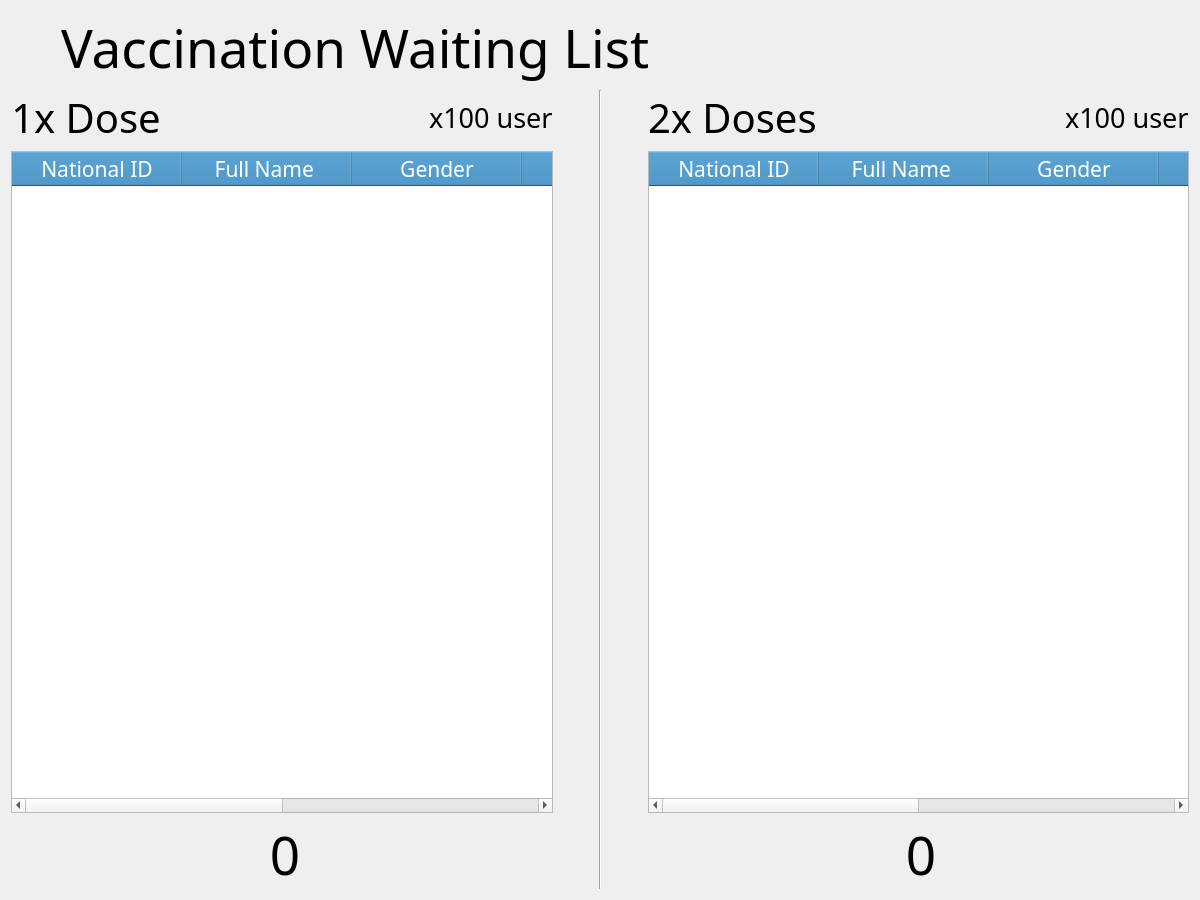
<?xml version="1.0" encoding="UTF-8"?>
<ui version="4.0">
 <class>WaitingListView</class>
 <widget class="QMainWindow" name="WaitingListView">
  <property name="geometry">
   <rect>
    <x>0</x>
    <y>0</y>
    <width>1200</width>
    <height>900</height>
   </rect>
  </property>
  <property name="minimumSize">
   <size>
    <width>1200</width>
    <height>900</height>
   </size>
  </property>
  <property name="windowTitle">
   <string>WaitingListView</string>
  </property>
  <widget class="QWidget" name="centralWidget">
   <layout class="QVBoxLayout" name="verticalLayout">
    <item>
     <layout class="QHBoxLayout" name="headerHLayout" stretch="0,1,0,0">
      <item>
       <widget class="QLabel" name="headerLbl">
        <property name="font">
         <font>
          <family>Berlin Sans FB</family>
          <pointsize>40</pointsize>
         </font>
        </property>
        <property name="text">
         <string>Vaccination Waiting List</string>
        </property>
        <property name="margin">
         <number>0</number>
        </property>
        <property name="indent">
         <number>50</number>
        </property>
       </widget>
      </item>
      <item>
       <spacer name="headerSpacer_MH">
        <property name="orientation">
         <enum>Qt::Horizontal</enum>
        </property>
        <property name="sizeHint" stdset="0">
         <size>
          <width>40</width>
          <height>20</height>
         </size>
        </property>
       </spacer>
      </item>
      <item>
       <widget class="QPushButton" name="backBtn">
        <property name="text">
         <string/>
        </property>
        <property name="icon">
         <iconset resource="../../WidgetsStack.qrc">
          <normaloff>:/WidgetsStack/Assets/back-button.png</normaloff>:/WidgetsStack/Assets/back-button.png</iconset>
        </property>
        <property name="iconSize">
         <size>
          <width>80</width>
          <height>80</height>
         </size>
        </property>
        <property name="flat">
         <bool>true</bool>
        </property>
       </widget>
      </item>
      <item>
       <spacer name="headerSpacer_RH">
        <property name="orientation">
         <enum>Qt::Horizontal</enum>
        </property>
        <property name="sizeHint" stdset="0">
         <size>
          <width>40</width>
          <height>20</height>
         </size>
        </property>
       </spacer>
      </item>
     </layout>
    </item>
    <item>
     <layout class="QHBoxLayout" name="middleHLayout" stretch="3,0,0,0,3">
      <item>
       <layout class="QVBoxLayout" name="dose1VLayout">
        <item>
         <layout class="QHBoxLayout" name="horizontalLayout_2">
          <item>
           <widget class="QLabel" name="dose1HeaderLbl">
            <property name="font">
             <font>
              <family>Berlin Sans FB</family>
              <pointsize>30</pointsize>
             </font>
            </property>
            <property name="text">
             <string>1x Dose</string>
            </property>
            <property name="alignment">
             <set>Qt::AlignCenter</set>
            </property>
            <property name="margin">
             <number>0</number>
            </property>
            <property name="indent">
             <number>0</number>
            </property>
           </widget>
          </item>
          <item>
           <spacer name="horizontalSpacer_8">
            <property name="orientation">
             <enum>Qt::Horizontal</enum>
            </property>
            <property name="sizeHint" stdset="0">
             <size>
              <width>40</width>
              <height>20</height>
             </size>
            </property>
           </spacer>
          </item>
          <item>
           <widget class="QLabel" name="dose1CountLbl">
            <property name="font">
             <font>
              <family>Berlin Sans FB</family>
              <pointsize>20</pointsize>
             </font>
            </property>
            <property name="text">
             <string>x100 user</string>
            </property>
            <property name="alignment">
             <set>Qt::AlignLeading|Qt::AlignLeft|Qt::AlignVCenter</set>
            </property>
            <property name="margin">
             <number>0</number>
            </property>
            <property name="indent">
             <number>0</number>
            </property>
           </widget>
          </item>
         </layout>
        </item>
        <item>
         <widget class="QTableWidget" name="dose1Table">
          <property name="maximumSize">
           <size>
            <width>16777215</width>
            <height>16777215</height>
           </size>
          </property>
          <property name="font">
           <font>
            <pointsize>12</pointsize>
           </font>
          </property>
          <property name="styleSheet">
           <string notr="true">QTableWidget {
alternate-background-color: rgb(102, 147, 206);
}


QHeaderView::section { 
color:white; 
background-color:#297EB7; 
}</string>
          </property>
          <property name="horizontalScrollBarPolicy">
           <enum>Qt::ScrollBarAsNeeded</enum>
          </property>
          <property name="editTriggers">
           <set>QAbstractItemView::NoEditTriggers</set>
          </property>
          <property name="showDropIndicator" stdset="0">
           <bool>false</bool>
          </property>
          <property name="dragDropOverwriteMode">
           <bool>false</bool>
          </property>
          <property name="alternatingRowColors">
           <bool>true</bool>
          </property>
          <property name="selectionMode">
           <enum>QAbstractItemView::NoSelection</enum>
          </property>
          <property name="selectionBehavior">
           <enum>QAbstractItemView::SelectRows</enum>
          </property>
          <property name="sortingEnabled">
           <bool>true</bool>
          </property>
          <property name="cornerButtonEnabled">
           <bool>false</bool>
          </property>
          <property name="rowCount">
           <number>0</number>
          </property>
          <attribute name="horizontalHeaderCascadingSectionResizes">
           <bool>false</bool>
          </attribute>
          <attribute name="horizontalHeaderMinimumSectionSize">
           <number>70</number>
          </attribute>
          <attribute name="horizontalHeaderDefaultSectionSize">
           <number>170</number>
          </attribute>
          <attribute name="horizontalHeaderHighlightSections">
           <bool>false</bool>
          </attribute>
          <attribute name="horizontalHeaderShowSortIndicator" stdset="0">
           <bool>true</bool>
          </attribute>
          <attribute name="horizontalHeaderStretchLastSection">
           <bool>true</bool>
          </attribute>
          <attribute name="verticalHeaderVisible">
           <bool>false</bool>
          </attribute>
          <column>
           <property name="text">
            <string>National ID</string>
           </property>
           <property name="font">
            <font>
             <family>Berlin Sans FB</family>
             <pointsize>16</pointsize>
            </font>
           </property>
          </column>
          <column>
           <property name="text">
            <string>Full Name </string>
           </property>
           <property name="font">
            <font>
             <family>Berlin Sans FB</family>
             <pointsize>16</pointsize>
            </font>
           </property>
          </column>
          <column>
           <property name="text">
            <string>Gender</string>
           </property>
           <property name="font">
            <font>
             <family>Berlin Sans FB</family>
             <pointsize>16</pointsize>
            </font>
           </property>
          </column>
          <column>
           <property name="text">
            <string>Age</string>
           </property>
           <property name="font">
            <font>
             <family>Berlin Sans FB</family>
             <pointsize>16</pointsize>
            </font>
           </property>
          </column>
          <column>
           <property name="text">
            <string>Country</string>
           </property>
           <property name="font">
            <font>
             <family>Berlin Sans FB</family>
             <pointsize>16</pointsize>
            </font>
           </property>
          </column>
          <column>
           <property name="text">
            <string>Government</string>
           </property>
           <property name="font">
            <font>
             <family>Berlin Sans FB</family>
             <pointsize>16</pointsize>
            </font>
           </property>
          </column>
         </widget>
        </item>
        <item>
         <layout class="QHBoxLayout" name="dose1NavHLayout" stretch="4,2,2,2,2,2">
          <item>
           <spacer name="horizontalSpacer_4">
            <property name="orientation">
             <enum>Qt::Horizontal</enum>
            </property>
            <property name="sizeHint" stdset="0">
             <size>
              <width>40</width>
              <height>20</height>
             </size>
            </property>
           </spacer>
          </item>
          <item>
           <widget class="QPushButton" name="dose1PreviousBtn">
            <property name="enabled">
             <bool>false</bool>
            </property>
            <property name="minimumSize">
             <size>
              <width>70</width>
              <height>70</height>
             </size>
            </property>
            <property name="maximumSize">
             <size>
              <width>70</width>
              <height>70</height>
             </size>
            </property>
            <property name="text">
             <string/>
            </property>
            <property name="icon">
             <iconset resource="../../WidgetsStack.qrc">
              <normaloff>:/WidgetsStack/Assets/previous-icon.png</normaloff>:/WidgetsStack/Assets/previous-icon.png</iconset>
            </property>
            <property name="iconSize">
             <size>
              <width>70</width>
              <height>70</height>
             </size>
            </property>
            <property name="flat">
             <bool>true</bool>
            </property>
           </widget>
          </item>
          <item>
           <widget class="QLabel" name="dose1CurrentTabLbl">
            <property name="minimumSize">
             <size>
              <width>70</width>
              <height>70</height>
             </size>
            </property>
            <property name="maximumSize">
             <size>
              <width>70</width>
              <height>70</height>
             </size>
            </property>
            <property name="font">
             <font>
              <family>Berlin Sans FB</family>
              <pointsize>40</pointsize>
              <kerning>false</kerning>
             </font>
            </property>
            <property name="text">
             <string>0</string>
            </property>
            <property name="alignment">
             <set>Qt::AlignCenter</set>
            </property>
           </widget>
          </item>
          <item>
           <widget class="QPushButton" name="dose1NextBtn">
            <property name="minimumSize">
             <size>
              <width>70</width>
              <height>70</height>
             </size>
            </property>
            <property name="maximumSize">
             <size>
              <width>70</width>
              <height>70</height>
             </size>
            </property>
            <property name="text">
             <string/>
            </property>
            <property name="icon">
             <iconset resource="../../WidgetsStack.qrc">
              <normaloff>:/WidgetsStack/Assets/next-icon - Copy.png</normaloff>:/WidgetsStack/Assets/next-icon - Copy.png</iconset>
            </property>
            <property name="iconSize">
             <size>
              <width>70</width>
              <height>70</height>
             </size>
            </property>
            <property name="flat">
             <bool>true</bool>
            </property>
           </widget>
          </item>
          <item>
           <spacer name="horizontalSpacer">
            <property name="orientation">
             <enum>Qt::Horizontal</enum>
            </property>
            <property name="sizeHint" stdset="0">
             <size>
              <width>40</width>
              <height>20</height>
             </size>
            </property>
           </spacer>
          </item>
          <item>
           <widget class="QPushButton" name="dose1FinishBtn">
            <property name="minimumSize">
             <size>
              <width>70</width>
              <height>70</height>
             </size>
            </property>
            <property name="maximumSize">
             <size>
              <width>70</width>
              <height>70</height>
             </size>
            </property>
            <property name="text">
             <string/>
            </property>
            <property name="icon">
             <iconset resource="../../WidgetsStack.qrc">
              <normaloff>:/WidgetsStack/Assets/correct-icon.png</normaloff>:/WidgetsStack/Assets/correct-icon.png</iconset>
            </property>
            <property name="iconSize">
             <size>
              <width>70</width>
              <height>70</height>
             </size>
            </property>
            <property name="flat">
             <bool>true</bool>
            </property>
           </widget>
          </item>
         </layout>
        </item>
       </layout>
      </item>
      <item>
       <spacer name="horizontalSpacer_2">
        <property name="orientation">
         <enum>Qt::Horizontal</enum>
        </property>
        <property name="sizeHint" stdset="0">
         <size>
          <width>40</width>
          <height>20</height>
         </size>
        </property>
       </spacer>
      </item>
      <item>
       <widget class="Line" name="line">
        <property name="orientation">
         <enum>Qt::Vertical</enum>
        </property>
       </widget>
      </item>
      <item>
       <spacer name="horizontalSpacer_3">
        <property name="orientation">
         <enum>Qt::Horizontal</enum>
        </property>
        <property name="sizeHint" stdset="0">
         <size>
          <width>40</width>
          <height>20</height>
         </size>
        </property>
       </spacer>
      </item>
      <item>
       <layout class="QVBoxLayout" name="dose2VLayout">
        <item>
         <layout class="QHBoxLayout" name="horizontalLayout">
          <item>
           <widget class="QLabel" name="dose2HeaderLbl">
            <property name="font">
             <font>
              <family>Berlin Sans FB</family>
              <pointsize>30</pointsize>
             </font>
            </property>
            <property name="text">
             <string>2x Doses</string>
            </property>
            <property name="alignment">
             <set>Qt::AlignLeading|Qt::AlignLeft|Qt::AlignVCenter</set>
            </property>
            <property name="margin">
             <number>0</number>
            </property>
            <property name="indent">
             <number>0</number>
            </property>
           </widget>
          </item>
          <item>
           <spacer name="horizontalSpacer_7">
            <property name="orientation">
             <enum>Qt::Horizontal</enum>
            </property>
            <property name="sizeHint" stdset="0">
             <size>
              <width>40</width>
              <height>20</height>
             </size>
            </property>
           </spacer>
          </item>
          <item>
           <widget class="QLabel" name="dose2CountLbl">
            <property name="font">
             <font>
              <family>Berlin Sans FB</family>
              <pointsize>20</pointsize>
             </font>
            </property>
            <property name="text">
             <string>x100 user</string>
            </property>
            <property name="alignment">
             <set>Qt::AlignLeading|Qt::AlignLeft|Qt::AlignVCenter</set>
            </property>
            <property name="margin">
             <number>0</number>
            </property>
            <property name="indent">
             <number>0</number>
            </property>
           </widget>
          </item>
         </layout>
        </item>
        <item>
         <widget class="QTableWidget" name="dose2Table">
          <property name="maximumSize">
           <size>
            <width>16777215</width>
            <height>16777215</height>
           </size>
          </property>
          <property name="font">
           <font>
            <pointsize>12</pointsize>
           </font>
          </property>
          <property name="styleSheet">
           <string notr="true">QTableWidget {
alternate-background-color: rgb(102, 147, 206);
}


QHeaderView::section { 
color:white; 
background-color:#297EB7; 
}</string>
          </property>
          <property name="horizontalScrollBarPolicy">
           <enum>Qt::ScrollBarAsNeeded</enum>
          </property>
          <property name="editTriggers">
           <set>QAbstractItemView::NoEditTriggers</set>
          </property>
          <property name="showDropIndicator" stdset="0">
           <bool>false</bool>
          </property>
          <property name="dragDropOverwriteMode">
           <bool>false</bool>
          </property>
          <property name="alternatingRowColors">
           <bool>true</bool>
          </property>
          <property name="selectionMode">
           <enum>QAbstractItemView::NoSelection</enum>
          </property>
          <property name="selectionBehavior">
           <enum>QAbstractItemView::SelectRows</enum>
          </property>
          <property name="sortingEnabled">
           <bool>true</bool>
          </property>
          <property name="cornerButtonEnabled">
           <bool>false</bool>
          </property>
          <property name="rowCount">
           <number>0</number>
          </property>
          <attribute name="horizontalHeaderCascadingSectionResizes">
           <bool>false</bool>
          </attribute>
          <attribute name="horizontalHeaderMinimumSectionSize">
           <number>70</number>
          </attribute>
          <attribute name="horizontalHeaderDefaultSectionSize">
           <number>170</number>
          </attribute>
          <attribute name="horizontalHeaderHighlightSections">
           <bool>false</bool>
          </attribute>
          <attribute name="horizontalHeaderShowSortIndicator" stdset="0">
           <bool>true</bool>
          </attribute>
          <attribute name="horizontalHeaderStretchLastSection">
           <bool>true</bool>
          </attribute>
          <attribute name="verticalHeaderVisible">
           <bool>false</bool>
          </attribute>
          <column>
           <property name="text">
            <string>National ID</string>
           </property>
           <property name="font">
            <font>
             <family>Berlin Sans FB</family>
             <pointsize>16</pointsize>
            </font>
           </property>
          </column>
          <column>
           <property name="text">
            <string>Full Name </string>
           </property>
           <property name="font">
            <font>
             <family>Berlin Sans FB</family>
             <pointsize>16</pointsize>
            </font>
           </property>
          </column>
          <column>
           <property name="text">
            <string>Gender</string>
           </property>
           <property name="font">
            <font>
             <family>Berlin Sans FB</family>
             <pointsize>16</pointsize>
            </font>
           </property>
          </column>
          <column>
           <property name="text">
            <string>Age</string>
           </property>
           <property name="font">
            <font>
             <family>Berlin Sans FB</family>
             <pointsize>16</pointsize>
            </font>
           </property>
          </column>
          <column>
           <property name="text">
            <string>Country</string>
           </property>
           <property name="font">
            <font>
             <family>Berlin Sans FB</family>
             <pointsize>16</pointsize>
            </font>
           </property>
          </column>
          <column>
           <property name="text">
            <string>Government</string>
           </property>
           <property name="font">
            <font>
             <family>Berlin Sans FB</family>
             <pointsize>16</pointsize>
            </font>
           </property>
          </column>
         </widget>
        </item>
        <item>
         <layout class="QHBoxLayout" name="dose2NavHLayout" stretch="4,2,2,2,2,2">
          <item>
           <spacer name="horizontalSpacer_5">
            <property name="orientation">
             <enum>Qt::Horizontal</enum>
            </property>
            <property name="sizeHint" stdset="0">
             <size>
              <width>40</width>
              <height>20</height>
             </size>
            </property>
           </spacer>
          </item>
          <item>
           <widget class="QPushButton" name="dose2PreviousBtn">
            <property name="enabled">
             <bool>false</bool>
            </property>
            <property name="minimumSize">
             <size>
              <width>70</width>
              <height>70</height>
             </size>
            </property>
            <property name="maximumSize">
             <size>
              <width>70</width>
              <height>70</height>
             </size>
            </property>
            <property name="text">
             <string/>
            </property>
            <property name="icon">
             <iconset resource="../../WidgetsStack.qrc">
              <normaloff>:/WidgetsStack/Assets/previous-icon.png</normaloff>:/WidgetsStack/Assets/previous-icon.png</iconset>
            </property>
            <property name="iconSize">
             <size>
              <width>70</width>
              <height>70</height>
             </size>
            </property>
            <property name="flat">
             <bool>true</bool>
            </property>
           </widget>
          </item>
          <item>
           <widget class="QLabel" name="dose2CurrentTabLbl">
            <property name="minimumSize">
             <size>
              <width>70</width>
              <height>70</height>
             </size>
            </property>
            <property name="maximumSize">
             <size>
              <width>70</width>
              <height>70</height>
             </size>
            </property>
            <property name="font">
             <font>
              <family>Berlin Sans FB</family>
              <pointsize>40</pointsize>
              <kerning>false</kerning>
             </font>
            </property>
            <property name="text">
             <string>0</string>
            </property>
            <property name="alignment">
             <set>Qt::AlignCenter</set>
            </property>
           </widget>
          </item>
          <item>
           <widget class="QPushButton" name="dose2NextBtn">
            <property name="minimumSize">
             <size>
              <width>70</width>
              <height>70</height>
             </size>
            </property>
            <property name="maximumSize">
             <size>
              <width>70</width>
              <height>70</height>
             </size>
            </property>
            <property name="text">
             <string/>
            </property>
            <property name="icon">
             <iconset resource="../../WidgetsStack.qrc">
              <normaloff>:/WidgetsStack/Assets/next-icon - Copy.png</normaloff>:/WidgetsStack/Assets/next-icon - Copy.png</iconset>
            </property>
            <property name="iconSize">
             <size>
              <width>70</width>
              <height>70</height>
             </size>
            </property>
            <property name="flat">
             <bool>true</bool>
            </property>
           </widget>
          </item>
          <item>
           <spacer name="horizontalSpacer_6">
            <property name="orientation">
             <enum>Qt::Horizontal</enum>
            </property>
            <property name="sizeHint" stdset="0">
             <size>
              <width>40</width>
              <height>20</height>
             </size>
            </property>
           </spacer>
          </item>
          <item>
           <widget class="QPushButton" name="dose2FinishBtn">
            <property name="minimumSize">
             <size>
              <width>70</width>
              <height>70</height>
             </size>
            </property>
            <property name="maximumSize">
             <size>
              <width>70</width>
              <height>70</height>
             </size>
            </property>
            <property name="text">
             <string/>
            </property>
            <property name="icon">
             <iconset resource="../../WidgetsStack.qrc">
              <normaloff>:/WidgetsStack/Assets/correct-icon.png</normaloff>:/WidgetsStack/Assets/correct-icon.png</iconset>
            </property>
            <property name="iconSize">
             <size>
              <width>70</width>
              <height>70</height>
             </size>
            </property>
            <property name="flat">
             <bool>true</bool>
            </property>
           </widget>
          </item>
         </layout>
        </item>
       </layout>
      </item>
     </layout>
    </item>
   </layout>
  </widget>
 </widget>
 <layoutdefault spacing="6" margin="11"/>
 <resources>
  <include location="../../WidgetsStack.qrc"/>
 </resources>
 <connections/>
</ui>
